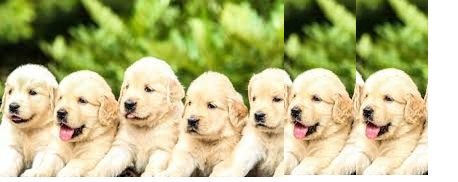
#> input picture Proyecto POO/images/imagesM.jpg, 458 x 182 px, found by its file name
$ python main.py
#> lines starting #> are read from the running program, lines starting #| are printed output that depends on the picture
### Proyecto POO/LeerGuardar.py
# -*- coding: utf-8 -*-
"""
Created on Wed May  6 16:50:49 2020

@author: Marseonji
"""


import cv2


class ImageStorage:

    @staticmethod
    def leer_imagen(dir_img):  # mandar la direccion donde se encuentra la imagen
#> called with dir_img = 'images\\imagesM.jpg'
        if isinstance(dir_img, str):
            try:
                img_color = cv2.imread(dir_img, cv2.IMREAD_COLOR)
#> img_color is the input picture: shape (182, 458, 3); mean B, G, R 134.2, 185.8, 186.1
#> in volver_gris, `img_gris = cv2.cvtColor(img_orig, cv2.COLOR_BGR2GRAY)`:
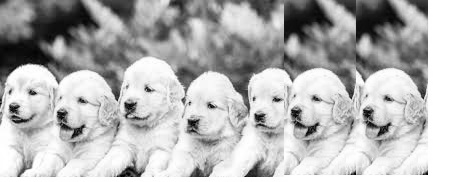
#> img_gris: shape (182, 458); min 0, max 255, mean 180
#> call 2 of leer_imagen, with dir_img = 'images\\imagesCh.jpg'
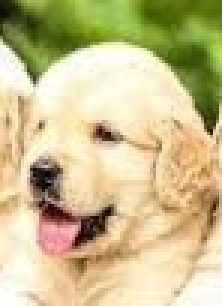
#> input picture Proyecto POO/images/imagesCh.jpg, 74 x 102 px, found by its file name (shown 3 times larger)
#> in leer_imagen, img_color is the input picture: shape (102, 74, 3); mean B, G, R 141.2, 189.7, 202.2
#> in volver_gris (call 2), `img_gris = cv2.cvtColor(img_orig, cv2.COLOR_BGR2GRAY)`:
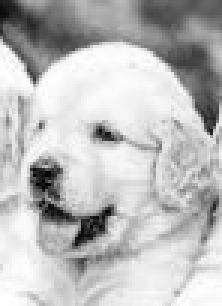
#> img_gris: shape (102, 74) (shown 3 times larger); min 0, max 255, mean 187.9
#> in detectando_bordes, `bordes = cv2.Canny(imagen_org,100,500)`:
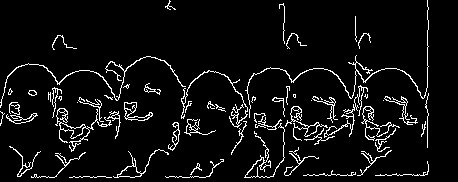
#> bordes: shape (182, 458); 6.3% white in thin lines or dots
                return img_color
            except:
                print("Error de path")
        else:
            print("formato no valido")
            return None

    @staticmethod
    def guardar_imagen(nombre, formato, imagen_guar):
        cv2.imwrite('images\imagenNew{}.{}'.format(nombre,formato.lower()),imagen_guar)
        print("Se guardo la imagen en la carpeta IMAGES")


### Proyecto POO/Mostar.py
# -*- coding: utf-8 -*-
"""
Created on Wed May  6 17:54:03 2020

@author: Marseonji
"""


import cv2
from matplotlib import pyplot as plt

class ShowImages:

    @staticmethod
    def mostrar_imagen(formato,imagen_mostrar):
        '''Muestra la imagen en pantalla'''
        cv2.imshow("IMAGEN." + formato.lower(), imagen_mostrar)
        print("*****CERRAR LA IMAGEN PARA CONTINUAR*****")
        cv2.waitKey(0)

    @staticmethod
    def mostrar_imagen_comparar(imagen_orig, imagen_borde):
        '''Muestra 2 imagens en consola que quieras comparar'''
        plt.subplot(121),plt.imshow(imagen_orig,cmap = 'gray')
        plt.title('IMAGEN ORIGINAL'), plt.xticks([]), plt.yticks([])
        plt.subplot(122),plt.imshow(imagen_borde,cmap = 'gray')
        plt.title('IMAGEN DE BORDES'), plt.xticks([]), plt.yticks([])
        plt.show()
#> figure, not shown here; B, G, R data is drawn as R, G, B

### Proyecto POO/main.py
# -*- coding: utf-8 -*-
"""
Created on Tue May  5 18:08:19 2020

@author: Marseonji
"""
import cv2
import numpy as np
from LeerGuardar import ImageStorage
from Mostar import ShowImages

class Fotografia:

    def __init__(self, nombre, fecha_creacion, formato):
        self.nombre = nombre
        self.fecha_creacion = fecha_creacion
        self.formato = formato

    def __str__(self):
        return "Nombre : {} \nFue tomada el : {}" \
            "\nFormato : {}".format(self.nombre, self.fecha_creacion, self.formato)

    def volver_gris(self,img_orig):
        img_gris = cv2.cvtColor(img_orig, cv2.COLOR_BGR2GRAY)  #volver la imagen en gris con opencv
        return img_gris

    def buscar_la_carita(self, imagen_orig, imagen_buscar, imagen_gris):
        '''buscar un objeto en una imagen y ver
        encontrar si hay mas de uno en la imagen utilizando la coincidencia de
        plantillas de opencv'''
        w, h = imagen_buscar.shape[::-1]  # sacando el tamaño de la imagen
#> w = 74; h = 102
        res = cv2.matchTemplate(imagen_gris,imagen_buscar,cv2.TM_CCOEFF_NORMED)
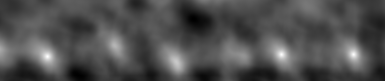
#> res: shape (81, 385) float32; min -0.28, max 0.999, mean 0.118; drawn with min black and max white
        limite = 0.8
        loc = np.where( res >= limite)
#> loc = 66 positions, rows 52 to 58, columns 45 to 355
        for pt in zip(*loc[::-1]):
            cv2.rectangle(imagen_orig, pt, (pt[0] + w, pt[1] + h), (100,45,100), 1)
#> this loop made 66 passes
#> pt on passes 1 to 12: (280, 52), (281, 52), (282, 52), (352, 52), (353, 52), (354, 52), (279, 53), (280, 53), (281, 53), (282, 53), (283, 53), (351, 53)
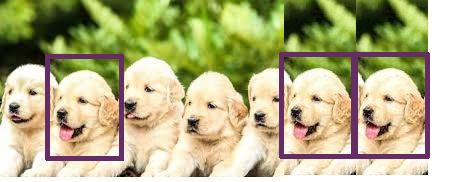
#> imagen_orig: shape (182, 458, 3); mean B, G, R 131.7, 176.9, 180.4
        return imagen_orig

    def detectando_bordes(self,imagen_org):
        bordes = cv2.Canny(imagen_org,100,500)  # usamos CANNY de opencv para obtener los bordes
        return bordes


if __name__ == '__main__':
    #*****INSTANCIANDO LOS OBJETOS FOTOGRAFIA*****
    fotoOrig = Fotografia("Tortu", "05-05-2020", "jpg")
    fotoBuscar = Fotografia("Tortu peque", "06-05-2020", "jpg")
    #*****IMPRIMIENDO LOS OBJETOS*****
    print("*****MOSTRANDO DATOS DE LA PRIMERA FOTOGRAFIA*****")
    print(fotoOrig,"\n")
    print("*****MOSTRANDO DATOS DE LA SEGUNDA FOTOGRAFIA*****")
    print(fotoBuscar,"\n")
    img_original = ImageStorage.leer_imagen("images\imagesM.jpg")
    img_gris = fotoOrig.volver_gris(img_original)
    img_buscar = ImageStorage.leer_imagen('images\imagesCh.jpg')
    img_buscar_g = fotoBuscar.volver_gris(img_buscar)
    img_bordes = fotoOrig.detectando_bordes(img_original)
    #*****MOSTRANDO IMAGENES EN CONSOLA*****
    ShowImages.mostrar_imagen_comparar(img_original,img_bordes)
    img_rep = fotoOrig.buscar_la_carita(img_original, img_buscar_g, img_gris)
    #*****MOSTRANDO LAS IMAGENES EN PANTALLA*****
    ShowImages.mostrar_imagen(fotoBuscar.formato, img_buscar)
    ShowImages.mostrar_imagen(fotoOrig.formato,img_rep)
    ShowImages.mostrar_imagen(fotoOrig.formato,img_gris)
    ShowImages.mostrar_imagen(fotoOrig.formato,img_bordes)
    #*****GUARDANDO LAS IMAGENES*****
    ImageStorage.guardar_imagen("BORDE", fotoOrig.formato, img_bordes)
    ImageStorage.guardar_imagen("BUSCADO", fotoOrig.formato, img_rep)
    ImageStorage.guardar_imagen("GRIS", fotoOrig.formato, img_gris)
    print("EXITO")
